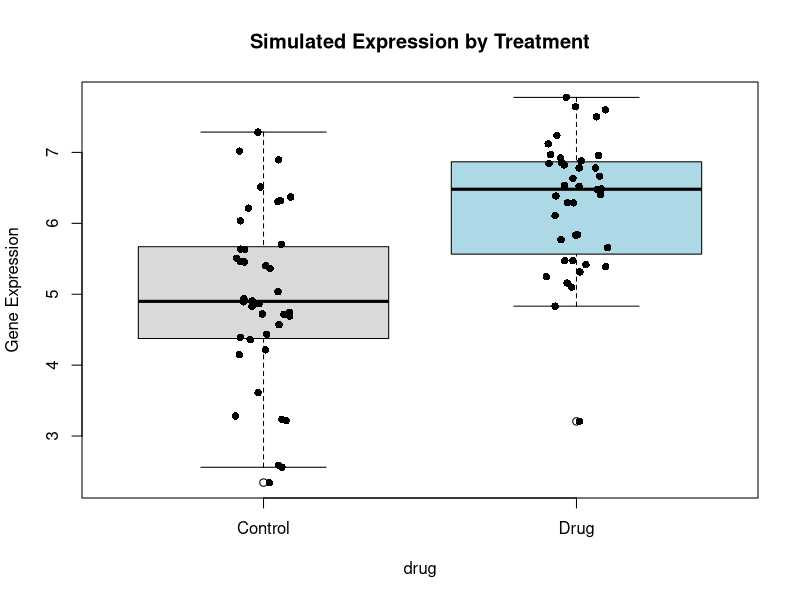

Source code (R):
## ---- chunk 1
set.seed(42)

n <- 80
drug_num <- rep(c(0, 1), each = n / 2)

beta_0 <- 5      # baseline expression
beta_1 <- 1.2    # drug effect (treated - control)
sigma  <- 1.0    # biological variability

expression <- beta_0 + beta_1 * drug_num + rnorm(n, 0, sigma)

dat <- data.frame(
  expression = expression,
  drug = factor(drug_num, labels = c("Control", "Drug"))
)

head(dat)
## ---- chunk 2
boxplot(
  expression ~ drug,
  data = dat,
  col = c("gray85", "lightblue"),
  ylab = "Gene Expression",
  main = "Simulated Expression by Treatment"
)
stripchart(
  expression ~ drug,
  data = dat,
  vertical = TRUE,
  method = "jitter",
  pch = 16,
  add = TRUE
)
## ---- chunk 3
fit <- lm(expression ~ drug, data = dat)
summary(fit)
## ---- chunk 4
confint(fit)
## ---- chunk 5
summary(fit)$coefficients
## ---- chunk 6
new_patient <- data.frame(drug = factor("Drug", levels = levels(dat$drug)))
predict(fit, new_patient, interval = "prediction")
## ---- chunk 7
set.seed(29)

n <- 120
treat <- rbinom(n, 1, 0.5)                 # 0 = control, 1 = drug
biomarker <- rnorm(n, mean = 0, sd = 1)    # standardized biomarker score

# Data-generating biology:
# - baseline expression
# - treatment shifts expression upward
# - biomarker is associated with expression
# - treatment works better when biomarker is higher (interaction)
y <- 10 +
  0.8 * treat +
  1.2 * biomarker +
  0.6 * treat * biomarker +
  rnorm(n, mean = 0, sd = 1.5)

dat <- data.frame(y, treat = factor(treat, labels = c("Control", "Drug")), biomarker)
head(dat)
## ---- chunk 8
m1 <- lm(y ~ treat, data = dat)
m2 <- lm(y ~ treat + biomarker, data = dat)
m3 <- lm(y ~ treat * biomarker, data = dat) 
## ---- chunk 9
ic <- data.frame(
  model = c("m1: treat", "m2: treat + biomarker", "m3: treat * biomarker"),
  AIC  = c(AIC(m1), AIC(m2), AIC(m3)),
  BIC  = c(BIC(m1), BIC(m2), BIC(m3))
)

ic$DeltaAIC <- ic$AIC - min(ic$AIC)
ic$DeltaBIC <- ic$BIC - min(ic$BIC)

ic[order(ic$AIC), ]
